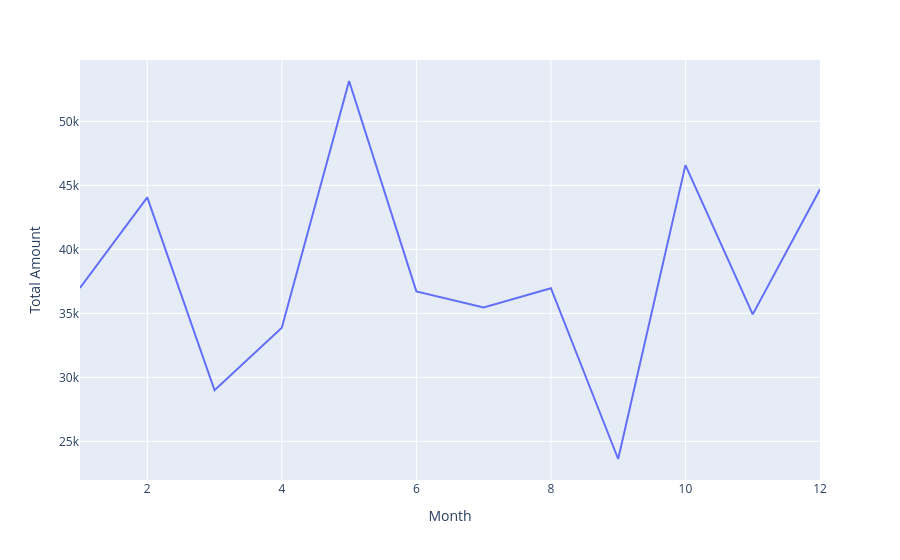

Here is the notebook cell this chart was saved with:
### Code cell
df_month=df.groupby('Month')['Total Amount'].sum().reset_index()
fig=px.line(data_frame=df_month,x='Month',y="Total Amount")
fig.show()

### Figure 1 — Plotly figure (JSON) as saved in the notebook; plotly's stock layout.template omitted (floating-point values rounded to 4 significant figures)
{"data": [{"hovertemplate": "Month=%{x}<br>Total Amount=%{y}<extra></extra>", "legendgroup": "", "line": {"color": "#636efa", "dash": "solid"}, "marker": {"symbol": "circle"}, "mode": "lines", "name": "", "orientation": "v", "showlegend": false, "type": "scatter", "x": [1, 2, 3, 4, 5, 6, 7, 8, 9, 10, 11, 12], "xaxis": "x", "y": [36980, 44060, 28990, 33870, 53150, 36715, 35465, 36960, 23620, 46580, 34920, 44690], "yaxis": "y"}], "layout": {"legend": {"tracegroupgap": 0}, "margin": {"t": 60}, "xaxis": {"anchor": "y", "domain": [0, 1], "title": {"text": "Month"}}, "yaxis": {"anchor": "x", "domain": [0, 1], "title": {"text": "Total Amount"}}}}
